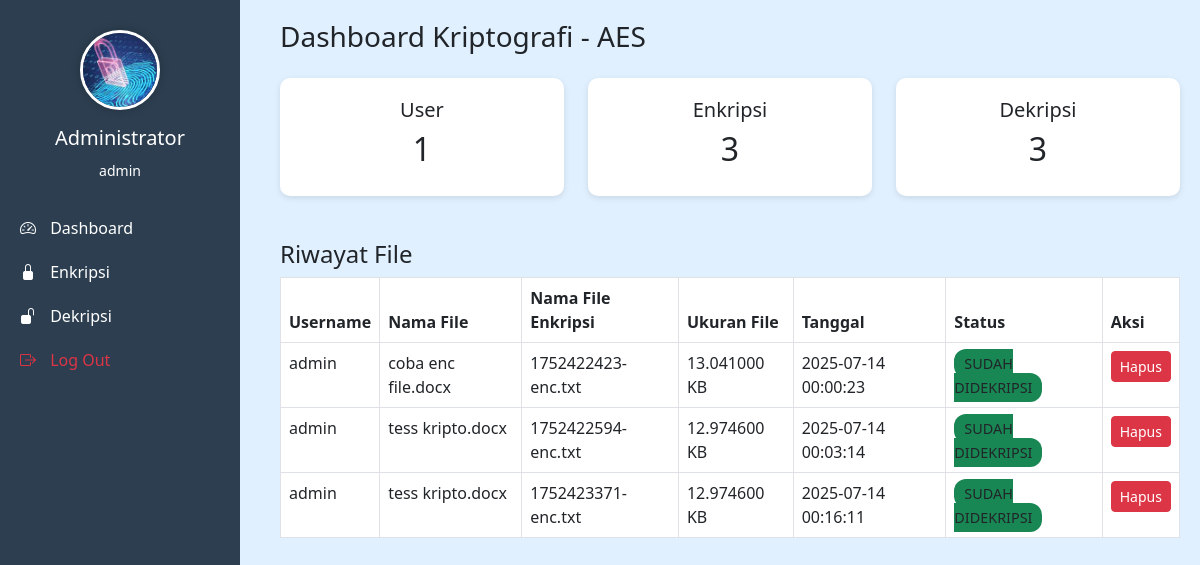
/dashboard.php (signed in), run on the app's committed database.
### tables this page shows
CREATE TABLE `files` (
  `id` int(11) NOT NULL,
  `user_id` int(11) DEFAULT NULL,
  `original_name` varchar(255) DEFAULT NULL,
  `encrypted_name` varchar(255) DEFAULT NULL,
  `file_path` varchar(255) DEFAULT NULL,
  `decrypted_name` varchar(255) DEFAULT NULL,
  `file_size` float DEFAULT NULL,
  `status` enum('TERENKRIPSI','SUDAH DIDEKRIPSI') DEFAULT 'TERENKRIPSI',
  `created_at` datetime DEFAULT current_timestamp(),
  `aes_key` text DEFAULT NULL
);

### dashboard.php (the view, shortened to what this page needs)
<?php
include 'includes/db.php';
$user = $_SESSION['user'];
$result = $conn->query("SELECT * FROM files WHERE user_id = " . $user['id']);
?>
<!DOCTYPE html>
<html>
<head>
  <link href="https://cdn.jsdelivr.net/npm/bootstrap@5.3.0/dist/css/bootstrap.min.css" rel="stylesheet">
  <link href="https://cdn.jsdelivr.net/npm/bootstrap-icons@1.10.5/font/bootstrap-icons.css" rel="stylesheet">
</head>
<body>
<div class="sidebar">
  <div class="text-center mb-4">
    <img src="assets/profil.jpg" alt="Profil" class="profile-img mb-2">
    <h5 class="mt-2"><?= $user['fullname'] ?></h5>
    <small><?= $user['username'] ?></small>
  </div>
  <a href="dashboard.php"><i class="bi bi-speedometer2"></i> Dashboard</a>
  <a href="enkripsi.php"><i class="bi bi-lock-fill"></i> Enkripsi</a>
  <a href="dekripsi.php"><i class="bi bi-unlock-fill"></i> Dekripsi</a>
  <a href="logout.php" class="text-danger"><i class="bi bi-box-arrow-right"></i> Log Out</a>
</div>
<div class="main-content">
  <h3 class="mb-4">Dashboard Kriptografi - AES</h3>
  <div class="row">
    <div class="col-md-4">
      <div class="card-box text-center">
        <h5>User</h5>
        <h2>1</h2>
      </div>
    </div>
    <div class="col-md-4">
      <div class="card-box text-center">
        <h5>Enkripsi</h5>
        <h2><?= $conn->query("SELECT COUNT(*) as total FROM files WHERE user_id = " . $user['id'])->fetch_assoc()['total'] ?></h2>
      </div>
    </div>
    <div class="col-md-4">
      <div class="card-box text-center">
        <h5>Dekripsi</h5>
        <h2><?= $conn->query("SELECT COUNT(*) as total FROM files WHERE user_id = " . $user['id'] . " AND status='SUDAH DIDEKRIPSI'")->fetch_assoc()['total'] ?></h2>
      </div>
    </div>
  </div>
  <div class="mt-4">
    <h4>Riwayat File</h4>
    <div class="table-responsive">
      <table class="table table-bordered table-hover">
        <thead>
          <tr>
            <th>Username</th>
            <th>Nama File</th>
            <th>Nama File Enkripsi</th>
            <th>Ukuran File</th>
            <th>Tanggal</th>
            <th>Status</th>
            <th>Aksi</th>
          </tr>
        </thead>
        <tbody>
          <?php while ($row = $result->fetch_assoc()): ?>
          <tr>
            <td><?= htmlspecialchars($user['username']) ?></td>
            <td><?= htmlspecialchars($row['original_name']) ?></td>
            <td><?= htmlspecialchars($row['encrypted_name']) ?></td>
            <td><?= number_format($row['file_size'], 6) ?> KB</td>
            <td><?= htmlspecialchars($row['created_at']) ?></td>
            <td>
              <span class="status-badge bg-<?= $row['status'] === 'SUDAH DIDEKRIPSI' ? 'success' : 'danger' ?>">
                <?= htmlspecialchars($row['status']) ?>
              </span>
            </td>
            <td>
              <a href="dashboard.php?delete=<?= $row['id'] ?>"
                 onclick="return confirm('Yakin ingin menghapus file ini?')"
                 class="btn btn-danger btn-sm">
                 Hapus
              </a>
            </td>
          </tr>
          <?php endwhile; ?>
        </tbody>
      </table>
    </div>
  </div>
</div>
</body>
</html>

### dashboard.php (style rules this page uses)
body { background-color: #e0f0ff; }
.card-box { background: white; border-radius: 10px; padding: 20px; box-shadow: 0 2px 6px rgba(0,0,0,0.1); margin-bottom: 20px; }
.status-badge { font-size: 0.9rem; padding: 5px 10px; border-radius: 12px; }
.profile-img { width: 80px; height: 80px; object-fit: cover; border-radius: 50%; border: 3px solid #fff; box-shadow: 0 0 10px rgba(0,0,0,0.2); }
.table thead { background-color: #007bff; color: white; }
.sidebar { width: 240px; height: 100vh; position: fixed; background-color: #2c3e50; color: white; padding-top: 30px; }
.sidebar a { color: white; display: block; padding: 10px 20px; text-decoration: none; }
.sidebar i { margin-right: 10px; }
.main-content { margin-left: 260px; padding: 20px; }

### data on the page
files: original_name "coba enc file.docx", encrypted_name "1752422423-enc.txt", file_size "13.041000", created_at "2025-07-14 00:00:23", status "SUDAH DIDEKRIPSI"
files: original_name "tess kripto.docx", encrypted_name "1752422594-enc.txt", file_size "12.974600", created_at "2025-07-14 00:03:14", status "SUDAH DIDEKRIPSI"
files: original_name "tess kripto.docx", encrypted_name "1752423371-enc.txt", file_size "12.974600", created_at "2025-07-14 00:16:11", status "SUDAH DIDEKRIPSI"

### other printed values
$user['fullname'] "Administrator"
$user['username'] "admin"
